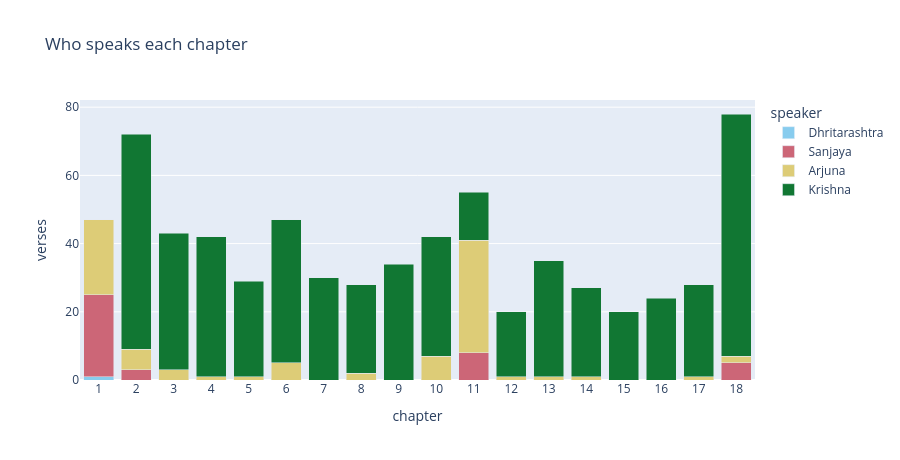

Notebook code cell kept with this figure:
### Markdown cell above
## 7. Dialogue dynamics: who speaks, to whom

Also descriptive: the Gita is a conversation. This counts verses by speaker per
chapter, and the overall speaker→addressee flow.

### Code cell
spk = cypher(
    "MATCH (v:Verse)-[:SPOKEN_BY]->(p:Person) "
    "RETURN v.chapter AS chapter, p.name AS speaker, count(*) AS verses"
)
assert int(spk["verses"].sum()) == counts["verses"], int(spk["verses"].sum())
fig6a = px.bar(
    spk, x="chapter", y="verses", color="speaker",
    color_discrete_sequence=PALETTE,
    title="Who speaks each chapter", labels=dict(verses="verses"),
)
fig6a.update_layout(height=460, barmode="stack", xaxis=dict(dtick=1))
export(fig6a, "analysis_speakers_by_chapter.html")
fig6a

### Figure 1 — Plotly figure (JSON) as saved in the notebook; plotly's stock layout.template omitted (floating-point values rounded to 4 significant figures)
{"data": [{"hovertemplate": "speaker=Dhritarashtra<br>chapter=%{x}<br>verses=%{y}<extra></extra>", "legendgroup": "Dhritarashtra", "marker": {"color": "rgb(136, 204, 238)", "pattern": {"shape": ""}}, "name": "Dhritarashtra", "orientation": "v", "showlegend": true, "textposition": "auto", "type": "bar", "x": [1], "xaxis": "x", "y": [1], "yaxis": "y"}, {"hovertemplate": "speaker=Sanjaya<br>chapter=%{x}<br>verses=%{y}<extra></extra>", "legendgroup": "Sanjaya", "marker": {"color": "rgb(204, 102, 119)", "pattern": {"shape": ""}}, "name": "Sanjaya", "orientation": "v", "showlegend": true, "textposition": "auto", "type": "bar", "x": [1, 2, 11, 18], "xaxis": "x", "y": [24, 3, 8, 5], "yaxis": "y"}, {"hovertemplate": "speaker=Arjuna<br>chapter=%{x}<br>verses=%{y}<extra></extra>", "legendgroup": "Arjuna", "marker": {"color": "rgb(221, 204, 119)", "pattern": {"shape": ""}}, "name": "Arjuna", "orientation": "v", "showlegend": true, "textposition": "auto", "type": "bar", "x": [1, 2, 3, 4, 5, 6, 8, 10, 11, 12, 13, 14, 17, 18], "xaxis": "x", "y": [22, 6, 3, 1, 1, 5, 2, 7, 33, 1, 1, 1, 1, 2], "yaxis": "y"}, {"hovertemplate": "speaker=Krishna<br>chapter=%{x}<br>verses=%{y}<extra></extra>", "legendgroup": "Krishna", "marker": {"color": "rgb(17, 119, 51)", "pattern": {"shape": ""}}, "name": "Krishna", "orientation": "v", "showlegend": true, "textposition": "auto", "type": "bar", "x": [2, 3, 4, 5, 6, 7, 8, 9, 10, 11, 12, 13, 14, 15, 16, 17, 18], "xaxis": "x", "y": [63, 40, 41, 28, 42, 30, 26, 34, 35, 14, 19, 34, 26, 20, 24, 27, 71], "yaxis": "y"}], "layout": {"barmode": "stack", "height": 460, "legend": {"title": {"text": "speaker"}, "tracegroupgap": 0}, "title": {"text": "Who speaks each chapter"}, "xaxis": {"anchor": "y", "domain": [0.0, 1.0], "dtick": 1, "title": {"text": "chapter"}}, "yaxis": {"anchor": "x", "domain": [0.0, 1.0], "title": {"text": "verses"}}}}
